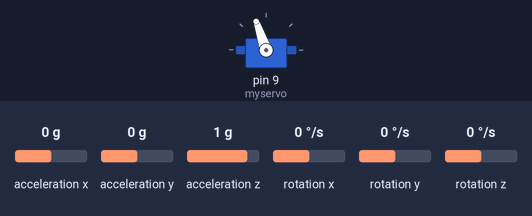
A sketch run on a simulated Arduino Uno, built with avr-gcc and run on an emulated ATmega328P. Parts: servo. Inputs (shaded band) come from the test bench; at power-on: acceleration z 1 g, acceleration x 0 g, acceleration y 0 g, rotation x 0 °/s, rotation y 0 °/s, rotation z 0 °/s.

Above: at 1.2 s.
1.3 s: acceleration z set to -1.4 g
At 2.5 s:
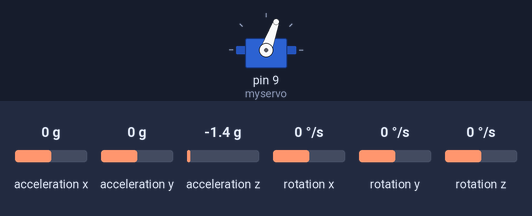
2.8 s: acceleration z set to -0.8 g
At 3.9 s:
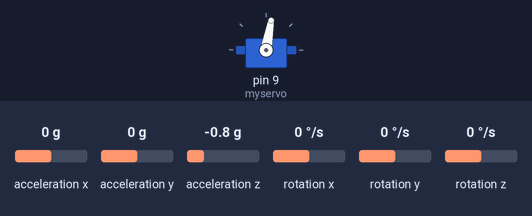
Timing chart, 0 to 5.8 s (numbered marks = the images above; inputs shaded):
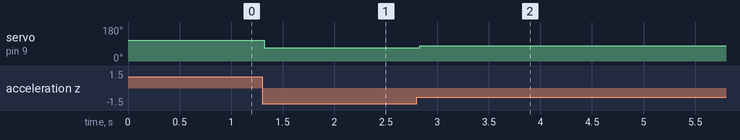

Measured:
- after the input at 1.3 s, servo on pin 9 (myservo): 109° → 70° at once
- after the input at 2.8 s, servo on pin 9 (myservo): 70° → 80° at once

The sketch:

task6.ino
```cpp
#include <Wire.h>
#include <Servo.h>
#include <LSM303.h>
LSM303 compass;
Servo myservo;
char report[80];

void setup() {
  Serial.begin(9600);
  Wire.begin();
  compass.init();
  compass.enableDefault();
  myservo.attach(9);
}

void loop() {

  compass.read();
  myservo.writeMicroseconds((compass.a.z) *0.01+1500);
  delay(30);

}
```
